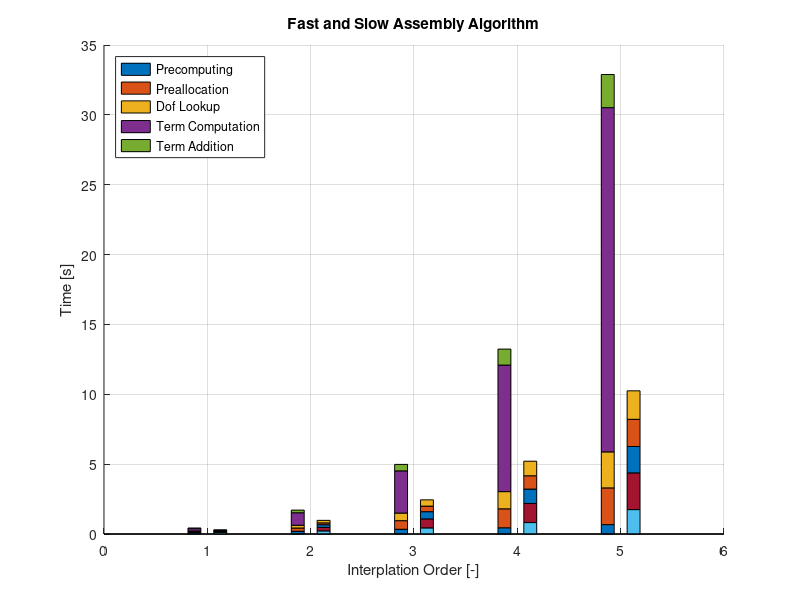
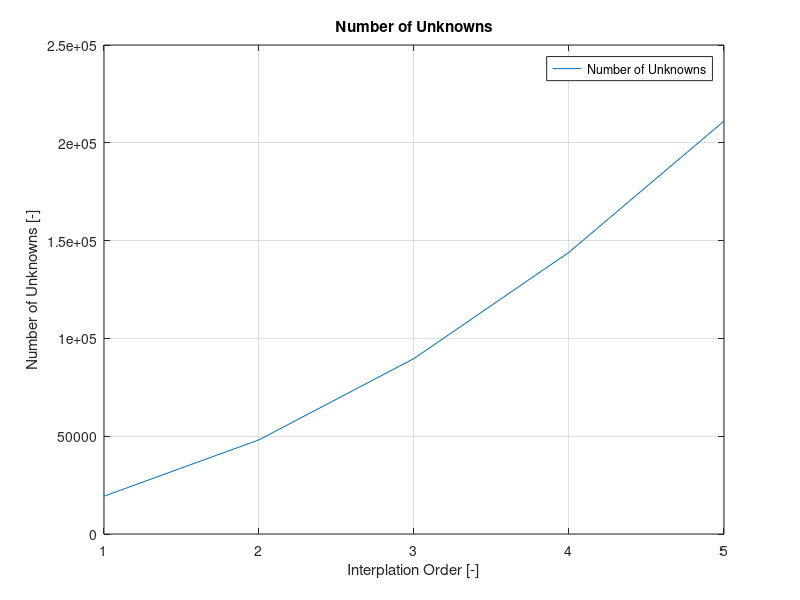

Source code (MATLAB) for these figures, in order:
%% Clear
close all;
clear all;

%% Get Data
data = dlmread("timing.csv", ";");

% Order
order    = data(1, 3:end);
unknowns = data(2, 3:end);

% Slow
sPrecmpt = data(3, 3:end);
sAlloc   = data(4, 3:end);
sDof     = data(5, 3:end);
sTerm    = data(6, 3:end);
sAdd     = data(7, 3:end);
slow     = [sPrecmpt' sAlloc' sDof' sTerm' sAdd'];

% Fast
fPrecmpt = data(8,  3:end);
fAlloc   = data(9,  3:end);
fDof     = data(10, 3:end);
fTerm    = data(11, 3:end);
fAdd     = data(12, 3:end);
fast     = [fPrecmpt' fAlloc' fDof' fTerm' fAdd'];

%% Time
figure;
hold on;
bar(order - 0.125, slow, 0.125, 'stacked');
bar(order + 0.125, fast, 0.125, 'stacked');
hold off;

title("Fast and Slow Assembly Algorithm");
xlabel("Interplation Order [-]");
ylabel("Time [s]");

legend([{"Precomputing"},
        {"Preallocation"},
        {"Dof Lookup"},
        {"Term Computation"},
        {"Term Addition"}], 'location', 'northwest');
grid;

%print 'time.svg'

%% Unknowns
figure;
plot(order, unknowns);
title("Number of Unknowns");
xlabel("Interplation Order [-]");
ylabel("Number of Unknowns [-]");

legend([{"Number of Unknowns"}]);
grid;
